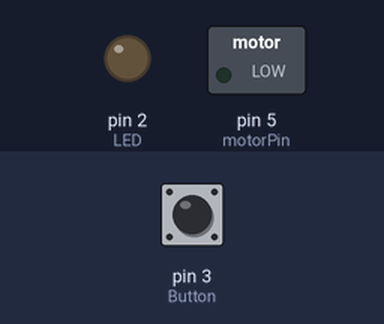
The sketch below on a simulated Arduino Uno, built with avr-gcc and run on an emulated ATmega328P. Parts: switched loads named in the sketch (green lamp = pin HIGH), output pins drawn as LEDs (lit = HIGH). Inputs (shaded band) come from the test bench; at power-on: pin 3 (Button) HIGH. What the sketch prints to the serial monitor is not drawn.

Above: at 1.2 s.
1.3 s: pin 3 (Button) pulled LOW for 0.15 s
At 1.38 s:
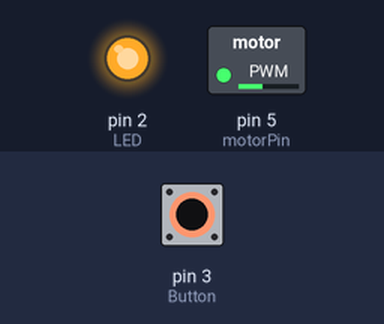
2.9 s: pin 3 (Button) pulled LOW for 3.2 s
At 7.3 s:
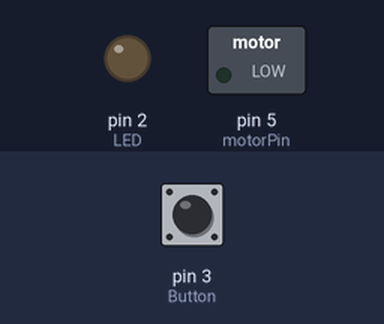
Timing chart, 0 to 8.8 s (numbered marks = the images above; inputs shaded):
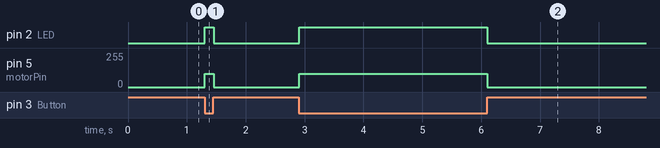

The sketch:

4._fan.ino
```cpp
int ButtonValue = 0;


const int Button = 3;
const int LED = 2;
const int motorPin = 5;
int speed = 50;
void setup(){
  Serial.begin(9600);
     pinMode(Button, INPUT_PULLUP);
     pinMode(LED, OUTPUT);
     pinMode(motorPin, OUTPUT);
}


void loop(){
    ButtonValue = digitalRead(Button);
    Serial.println(ButtonValue);

    if(ButtonValue != 1){
      digitalWrite(LED, HIGH);
      analogWrite(motorPin, 100);
    }
    else
    {
      digitalWrite(LED, LOW);
      analogWrite(motorPin, 0);
    }
}
```

Measured:
- after the input at 1.3 s, pin 2 (LED): LOW → HIGH at once, → LOW 0.15 s later; pin 5 (motorPin): 0/255 → 100/255 at once, → 0/255 0.15 s later
- after the input at 2.9 s, pin 2 (LED): LOW → HIGH at once, → LOW 3.2 s later; pin 5 (motorPin): 0/255 → 100/255 at once, → 0/255 3.2 s later
